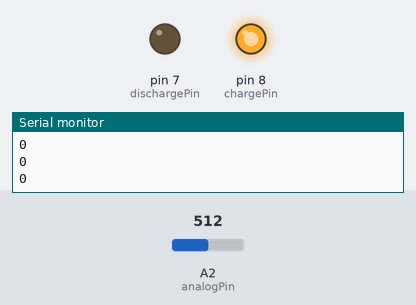
A sketch run on a simulated Arduino Uno, built with avr-gcc and run on an emulated ATmega328P. Parts: output pins drawn as LEDs (lit = HIGH), the last lines printed to the serial monitor. The inputs (shaded band) are chosen by the test bench; at power-on: A2 (analogPin) = 512.

Above: at 1.2 s.
1.3 s: A2 (analogPin) set to 632
2.8 s: A2 (analogPin) set to 666
At 3.4 s:
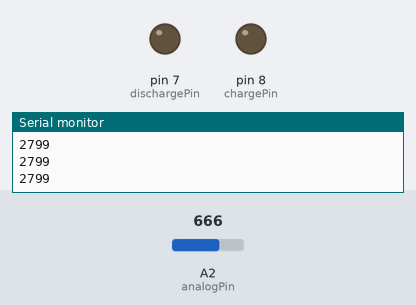
4.3 s: A2 (analogPin) set to 10
5.8 s: A2 (analogPin) set to 7
At 7.0 s:
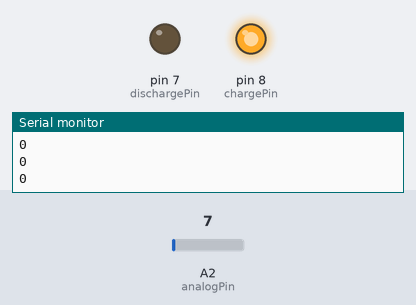
7.3 s: A2 (analogPin) set to 658
At 8.1 s:
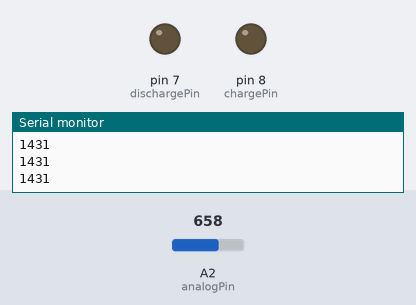
Timing chart, 0 to 9.8 s (numbered marks = the images above; inputs shaded):
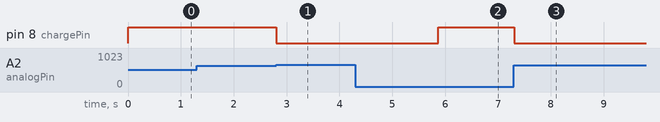

Measured:
- the behaviour switches between 647 and 648 on A2 (analogPin) (found by bisection; images 0 and 1)
- the behaviour switches between 9 and 8 on A2 (analogPin) (found by bisection; images 1 and 2)
- after the input at 2.8 s, pin 8 (chargePin): HIGH → LOW at once
- after the input at 5.8 s, pin 8 (chargePin): LOW → HIGH after 0.07 s
- after the input at 7.3 s, pin 8 (chargePin): HIGH → LOW at once

The sketch:

Pratica2.ino
```cpp
// Initialize Pins
int analogPin = 2;
int chargePin = 8;
int dischargePin = 7;

// Initialize Resistor
int resistorValue = 3000;

// Initialize Timer
unsigned long startTime;
unsigned long elapsedTime;

// Initialize Capacitance Variables
float microFarads;
float nanoFarads;

void setup()
{
  pinMode(chargePin, OUTPUT);
  digitalWrite(chargePin, LOW);
  Serial.begin(9600); // Necessary to print data to serial monitor over USB
}

void loop()
{
  Serial.begin(9600);
  elapsedTime = 0;
  digitalWrite(chargePin, HIGH); // Carrega capacitor
  startTime = millis(); // Start no tempo

  while(analogRead(analogPin) < 648)
  {
    // nao faz nada ate carregar o capacitor em 63,2% da capacidade dele
    Serial.println(elapsedTime);
    //Serial.println(analogRead(analogPin));
  }

  elapsedTime= millis() - startTime; // Tempo para carregar o capacitor
  microFarads = ((float)elapsedTime / resistorValue) * 1000;
  //Serial.println(elapsedTime);
  //Serial.println(" mS    ");
  //Serial.println(analogRead(analogPin));

    if (microFarads > 1)
  {
    //Serial.print((long)microFarads);
    //Serial.println(" microFarads");
  }

  else
  {
    //nanoFarads = microFarads * 1000.0;
    //Serial.print((long)nanoFarads);
    //Serial.println(" nanoFarads");
    //delay(500);
  }

  //delay(500);
  digitalWrite(chargePin, LOW); // Para de carregar o capacitor
  pinMode(dischargePin, OUTPUT);
  digitalWrite(dischargePin, LOW); // Processo de descarga
  while(analogRead(analogPin) > 8)
  {
    // Somente para descarregar o capacitor
    //Serial.println(analogRead(analogPin));
    Serial.println(elapsedTime);

  }
  //Serial.println(elapsedTime);
  Serial.println(analogRead(analogPin));
  Serial.end();
  pinMode(dischargePin, INPUT); // Prevenção para não carregar o capacitor

}
```
